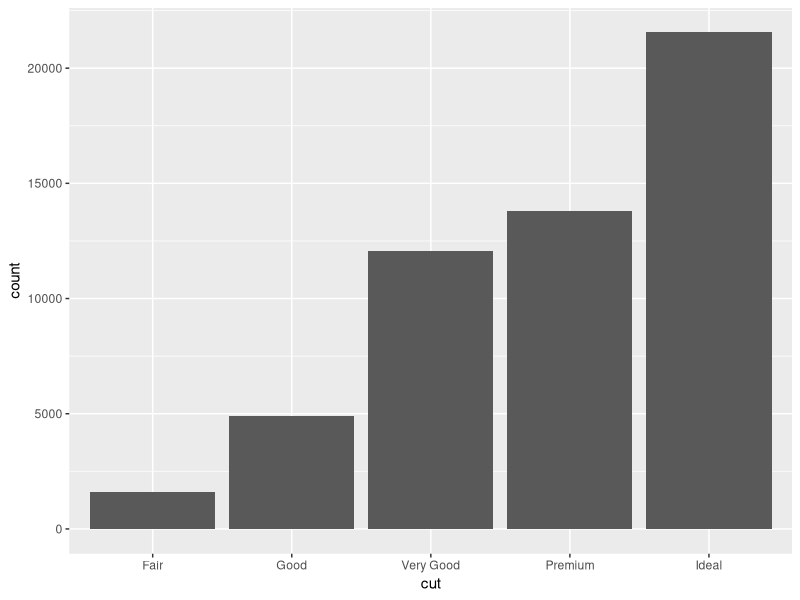
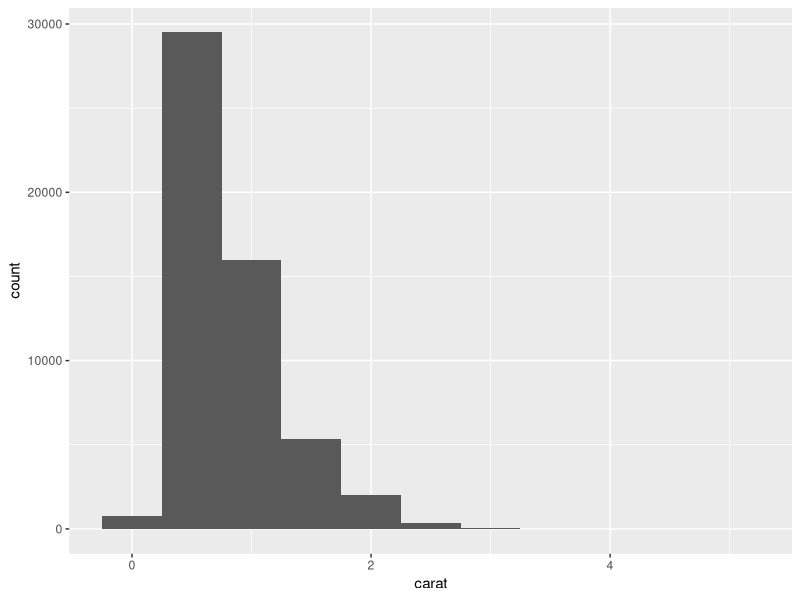
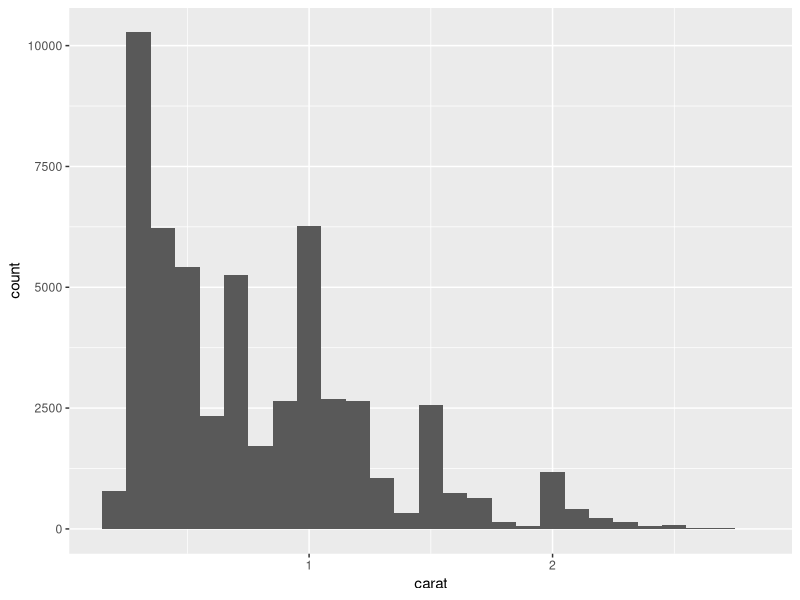
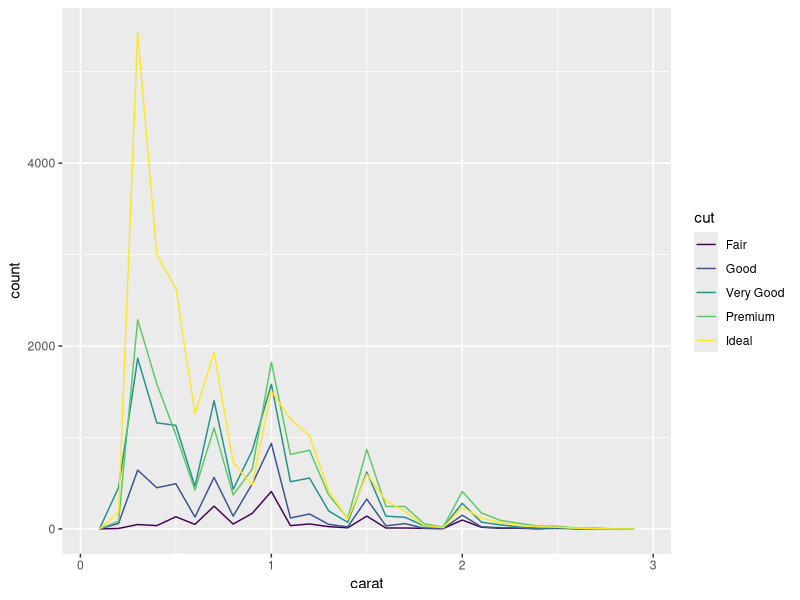
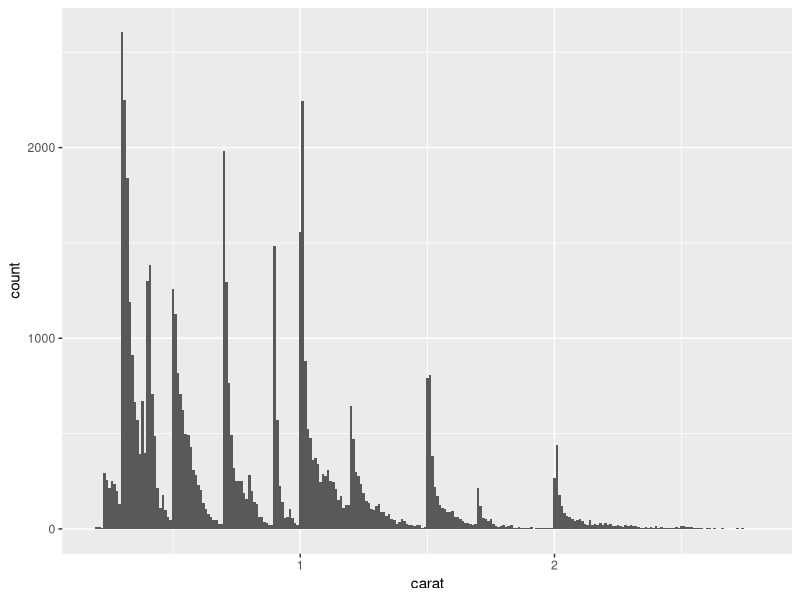
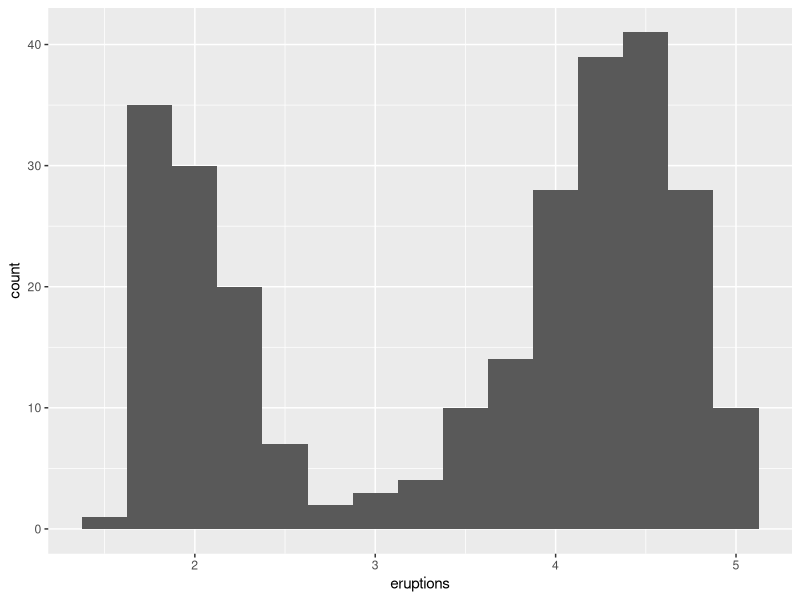

Write the R code that produced these figures, in order.
## ---- chunk 1
knitr::opts_chunk$set(message = FALSE)
## ---- chunk 2

if (!require("tidyverse")) install.packages("tidyverse")
library("tidyverse")

## ---- chunk 3
ggplot(data = diamonds) +
  
  geom_bar(mapping = aes(x = cut))
## ---- chunk 4
diamonds %>% 
  
  count(cut)
## ---- chunk 5
ggplot(data = diamonds) +
  
  geom_histogram(mapping = aes(x = carat), binwidth = 0.5)
## ---- chunk 6
diamonds %>% 
  
  count(cut_width(carat, 0.5)) #??
## ---- chunk 7
smaller <- diamonds %>% 
  
  filter(carat < 3)
  
ggplot(data = smaller, mapping = aes(x = carat)) +
  
  geom_histogram(binwidth = 0.1)
## ---- chunk 8
ggplot(data = smaller, mapping = aes(x = carat, colour = cut)) +
  
  geom_freqpoly(binwidth = 0.1)
## ---- chunk 9
ggplot(data = smaller, mapping = aes(x = carat)) +
  
  geom_histogram(binwidth = 0.01)
## ---- chunk 10
ggplot(data = faithful, mapping = aes(x = eruptions)) + 
  
  geom_histogram(binwidth = 0.25)
